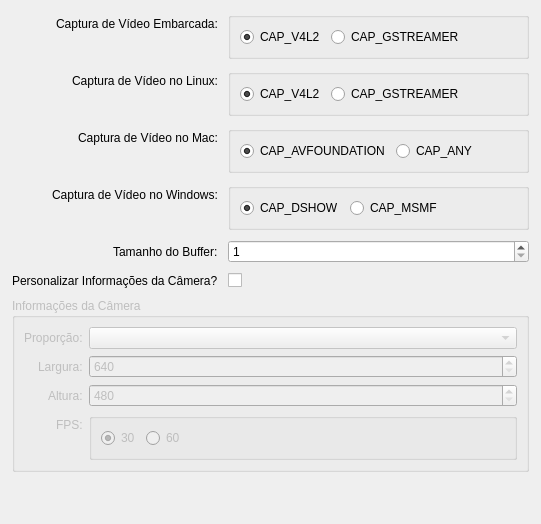
     <widget class="QWidget" name="tab_opencv">
      <attribute name="title">
       <string>OpenCV</string>
      </attribute>
      <layout class="QVBoxLayout" name="lay_opencv">
       <property name="spacing">
        <number>10</number>
       </property>
       <property name="leftMargin">
        <number>12</number>
       </property>
       <property name="topMargin">
        <number>12</number>
       </property>
       <property name="rightMargin">
        <number>12</number>
       </property>
       <property name="bottomMargin">
        <number>12</number>
       </property>
       <item>
        <layout class="QFormLayout" name="frm_opencv">
         <property name="labelAlignment">
          <set>Qt::AlignmentFlag::AlignRight|Qt::AlignmentFlag::AlignTrailing|Qt::AlignmentFlag::AlignVCenter</set>
         </property>
         <item row="0" column="0">
          <widget class="QLabel" name="lbl_embedded_capture">
           <property name="text">
            <string>Captura de Vídeo Embarcada:</string>
           </property>
          </widget>
         </item>
         <item row="0" column="1">
          <widget class="QGroupBox" name="grp_embedded_capture">
           <property name="title">
            <string/>
           </property>
           <layout class="QHBoxLayout">
            <item>
             <widget class="QRadioButton" name="rb_embedded_v4l2">
              <property name="text">
               <string>CAP_V4L2</string>
              </property>
              <property name="checked">
               <bool>true</bool>
              </property>
              <property name="dataclass_property" stdset="0">
               <string notr="true">opencv_embedded_capture</string>
              </property>
             </widget>
            </item>
            <item>
             <widget class="QRadioButton" name="rb_embedded_gstreamer">
              <property name="text">
               <string>CAP_GSTREAMER</string>
              </property>
              <property name="dataclass_property" stdset="0">
               <string notr="true">opencv_embedded_capture</string>
              </property>
             </widget>
            </item>
            <item>
             <spacer name="hs_embedded_capture">
              <property name="orientation">
               <enum>Qt::Orientation::Horizontal</enum>
              </property>
              <property name="sizeHint" stdset="0">
               <size>
                <width>40</width>
                <height>20</height>
               </size>
              </property>
             </spacer>
            </item>
           </layout>
          </widget>
         </item>
         <item row="1" column="0">
          <widget class="QLabel" name="lbl_linux_capture">
           <property name="text">
            <string>Captura de Vídeo no Linux:</string>
           </property>
          </widget>
         </item>
         <item row="1" column="1">
          <widget class="QGroupBox" name="grp_linux_capture">
           <property name="title">
            <string/>
           </property>
           <layout class="QHBoxLayout">
            <item>
             <widget class="QRadioButton" name="rb_linux_v4l2">
              <property name="text">
               <string>CAP_V4L2</string>
              </property>
              <property name="checked">
               <bool>true</bool>
              </property>
              <property name="dataclass_property" stdset="0">
               <string notr="true">opencv_linux_capture</string>
              </property>
             </widget>
            </item>
            <item>
             <widget class="QRadioButton" name="rb_linux_gstreamer">
              <property name="text">
               <string>CAP_GSTREAMER</string>
              </property>
              <property name="dataclass_property" stdset="0">
               <string notr="true">opencv_linux_capture</string>
              </property>
             </widget>
            </item>
            <item>
             <spacer name="hs_linux_capture">
              <property name="orientation">
               <enum>Qt::Orientation::Horizontal</enum>
              </property>
              <property name="sizeHint" stdset="0">
               <size>
                <width>40</width>
                <height>20</height>
               </size>
              </property>
             </spacer>
            </item>
           </layout>
          </widget>
         </item>
         <item row="2" column="0">
          <widget class="QLabel" name="lbl_mac_capture">
           <property name="text">
            <string>Captura de Vídeo no Mac:</string>
           </property>
          </widget>
         </item>
         <item row="2" column="1">
          <widget class="QGroupBox" name="grp_mac_capture">
           <property name="title">
            <string/>
           </property>
           <layout class="QHBoxLayout">
            <item>
             <widget class="QRadioButton" name="rb_mac_avfoundation">
              <property name="text">
               <string>CAP_AVFOUNDATION</string>
              </property>
              <property name="checked">
               <bool>true</bool>
              </property>
              <property name="dataclass_property" stdset="0">
               <string notr="true">opencv_mac_capture</string>
              </property>
             </widget>
            </item>
            <item>
             <widget class="QRadioButton" name="rb_mac_any">
              <property name="text">
               <string>CAP_ANY</string>
              </property>
              <property name="dataclass_property" stdset="0">
               <string notr="true">opencv_mac_capture</string>
              </property>
             </widget>
            </item>
            <item>
             <spacer name="hs_mac_capture">
              <property name="orientation">
               <enum>Qt::Orientation::Horizontal</enum>
              </property>
              <property name="sizeHint" stdset="0">
               <size>
                <width>40</width>
                <height>20</height>
               </size>
              </property>
             </spacer>
            </item>
           </layout>
          </widget>
         </item>
         <item row="3" column="0">
          <widget class="QLabel" name="lbl_windows_capture">
           <property name="text">
            <string>Captura de Vídeo no Windows:</string>
           </property>
          </widget>
         </item>
         <item row="3" column="1">
          <widget class="QGroupBox" name="grp_windows_capture">
           <property name="title">
            <string/>
           </property>
           <layout class="QHBoxLayout">
            <item>
             <widget class="QRadioButton" name="rb_windows_dshow">
              <property name="text">
               <string>CAP_DSHOW</string>
              </property>
              <property name="checked">
               <bool>true</bool>
              </property>
              <property name="dataclass_property" stdset="0">
               <string notr="true">opencv_windows_capture</string>
              </property>
             </widget>
            </item>
            <item>
             <widget class="QRadioButton" name="rb_windows_msmf">
              <property name="text">
               <string>CAP_MSMF</string>
              </property>
              <property name="dataclass_property" stdset="0">
               <string notr="true">opencv_windows_capture</string>
              </property>
             </widget>
            </item>
            <item>
             <spacer name="hs_windows_capture">
              <property name="orientation">
               <enum>Qt::Orientation::Horizontal</enum>
              </property>
              <property name="sizeHint" stdset="0">
               <size>
                <width>40</width>
                <height>20</height>
               </size>
              </property>
             </spacer>
            </item>
           </layout>
          </widget>
         </item>
         <item row="4" column="0">
          <widget class="QLabel" name="lbl_buffer_size">
           <property name="text">
            <string>Tamanho do Buffer:</string>
           </property>
          </widget>
         </item>
         <item row="4" column="1">
          <widget class="QSpinBox" name="spn_buffer_size">
           <property name="minimum">
            <number>1</number>
           </property>
           <property name="maximum">
            <number>5</number>
           </property>
           <property name="singleStep">
            <number>1</number>
           </property>
           <property name="value">
            <number>1</number>
           </property>
           <property name="dataclass_property" stdset="0">
            <string notr="true">opencv_buffer_size</string>
           </property>
          </widget>
         </item>
         <item row="5" column="0">
          <widget class="QLabel" name="lbl_custom_camera">
           <property name="text">
            <string>Personalizar Informações da Câmera?</string>
           </property>
          </widget>
         </item>
         <item row="5" column="1">
          <widget class="QCheckBox" name="chk_custom_camera">
           <property name="checked">
            <bool>false</bool>
           </property>
           <property name="dataclass_property" stdset="0">
            <string notr="true">opencv_custom_camera</string>
           </property>
          </widget>
         </item>
        </layout>
       </item>
       <item>
        <widget class="QGroupBox" name="grp_camera_info">
         <property name="enabled">
          <bool>false</bool>
         </property>
         <property name="title">
          <string>Informações da Câmera</string>
         </property>
         <property name="checkable">
          <bool>false</bool>
         </property>
         <layout class="QFormLayout" name="form_camera">
          <property name="labelAlignment">
           <set>Qt::AlignmentFlag::AlignRight|Qt::AlignmentFlag::AlignTrailing|Qt::AlignmentFlag::AlignVCenter</set>
          </property>
          <item row="0" column="0">
           <widget class="QLabel" name="lbl_ratio">
            <property name="text">
             <string>Proporção:</string>
            </property>
           </widget>
          </item>
          <item row="0" column="1">
           <widget class="QComboBox" name="cbx_ratio">
            <property name="enabled">
             <bool>false</bool>
            </property>
            <property name="editable">
             <bool>false</bool>
            </property>
            <property name="maxVisibleItems">
             <number>5</number>
            </property>
            <property name="dataclass_property" stdset="0">
             <string notr="true">opencv_ratio</string>
            </property>
           </widget>
          </item>
          <item row="1" column="0">
           <widget class="QLabel" name="lbl_width">
            <property name="text">
             <string>Largura:</string>
            </property>
           </widget>
          </item>
          <item row="1" column="1">
           <widget class="QSpinBox" name="spn_camera_width">
            <property name="minimum">
             <number>640</number>
            </property>
            <property name="maximum">
             <number>1920</number>
            </property>
            <property name="singleStep">
             <number>1</number>
            </property>
            <property name="value">
             <number>640</number>
            </property>
            <property name="dataclass_property" stdset="0">
             <string notr="true">opencv_width</string>
            </property>
           </widget>
          </item>
          <item row="2" column="0">
           <widget class="QLabel" name="lbl_height">
            <property name="text">
             <string>Altura:</string>
            </property>
           </widget>
          </item>
          <item row="2" column="1">
           <widget class="QSpinBox" name="spn_camera_height">
            <property name="minimum">
             <number>480</number>
            </property>
            <property name="maximum">
             <number>1080</number>
            </property>
            <property name="singleStep">
             <number>1</number>
            </property>
            <property name="value">
             <number>480</number>
            </property>
            <property name="dataclass_property" stdset="0">
             <string notr="true">opencv_height</string>
            </property>
           </widget>
          </item>
          <item row="3" column="0">
           <widget class="QLabel" name="lbl_fps">
            <property name="text">
             <string>FPS:</string>
            </property>
           </widget>
          </item>
          <item row="3" column="1">
           <widget class="QGroupBox" name="grp_fps">
            <property name="enabled">
             <bool>false</bool>
            </property>
            <property name="title">
             <string/>
            </property>
            <layout class="QHBoxLayout">
             <item>
              <widget class="QRadioButton" name="rb_fps_30">
               <property name="text">
                <string>30</string>
               </property>
               <property name="checked">
                <bool>true</bool>
               </property>
               <property name="dataclass_property" stdset="0">
                <string notr="true">opencv_fps</string>
               </property>
              </widget>
             </item>
             <item>
              <widget class="QRadioButton" name="rb_fps_60">
               <property name="text">
                <string>60</string>
               </property>
               <property name="dataclass_property" stdset="0">
                <string notr="true">opencv_fps</string>
               </property>
              </widget>
             </item>
             <item>
              <spacer name="hs_fps">
               <property name="orientation">
                <enum>Qt::Orientation::Horizontal</enum>
               </property>
               <property name="sizeHint" stdset="0">
                <size>
                 <width>40</width>
                 <height>20</height>
                </size>
               </property>
              </spacer>
             </item>
            </layout>
           </widget>
          </item>
         </layout>
        </widget>
       </item>
       <item>
        <spacer name="vs_opencv">
         <property name="orientation">
          <enum>Qt::Orientation::Vertical</enum>
         </property>
         <property name="sizeHint" stdset="0">
          <size>
           <width>20</width>
           <height>40</height>
          </size>
         </property>
        </spacer>
       </item>
      </layout>
     </widget>
